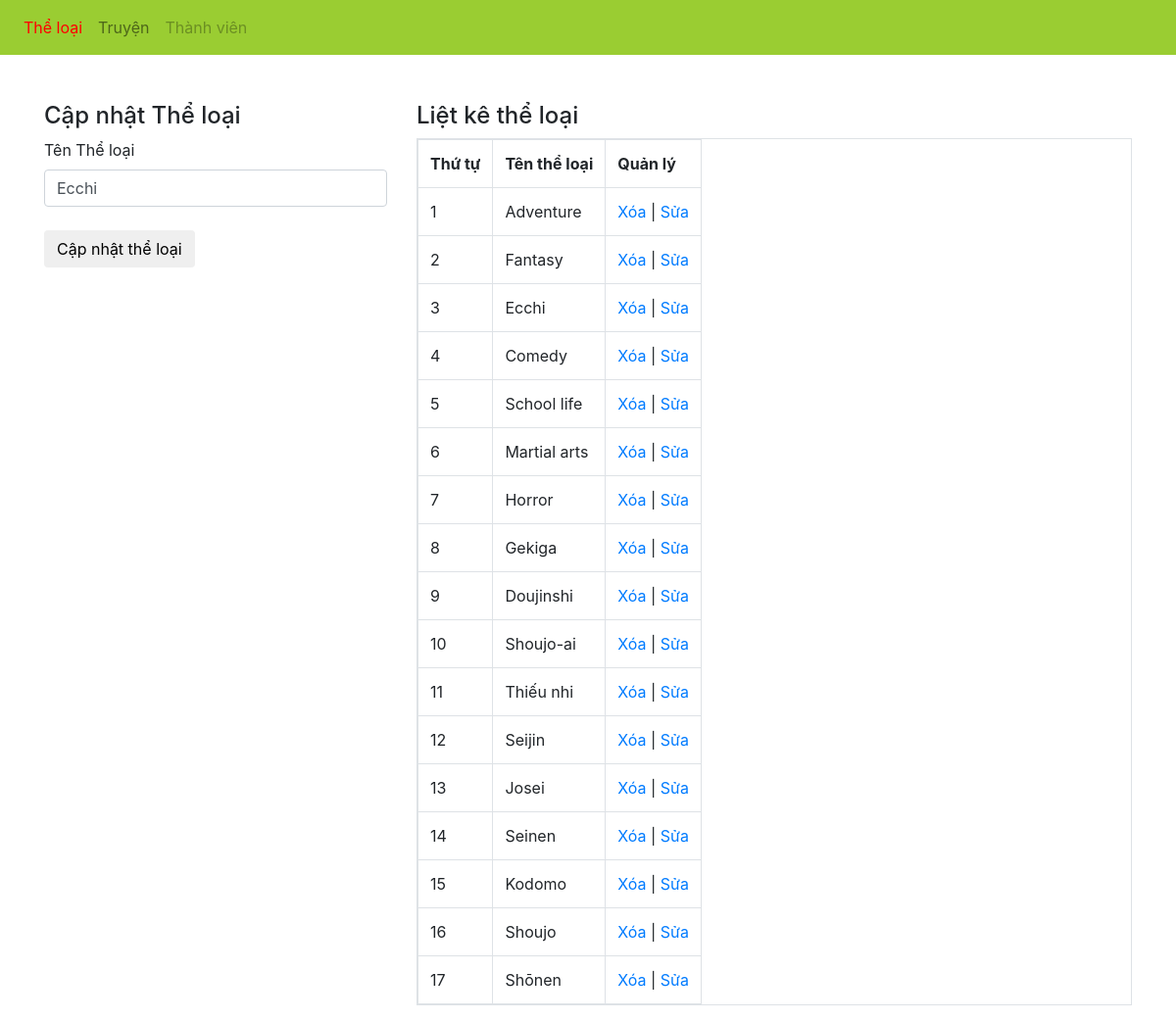
The page /admin/xulytheloai.php?quanly=capnhat&Id=21 on the database its author committed.
### tables this page shows
CREATE TABLE `theloai` (
  `Id_TL` int(11) NOT NULL,
  `TenTL` varchar(100) NOT NULL
);

### admin/xulytheloai.php (the view, shortened to what this page needs)
<?php
include('../model/ket_noi.php');
?>
<!DOCTYPE html>
<html>
<head>
<link href="../css/bootstrap.css" rel="stylesheet" type="text/css" media="all" />
</head>
<body>
<nav class="navbar navbar-expand-lg navbar-light bg-light">
    <div class="collapse navbar-collapse" id="navbarNav">
        <ul class="navbar-nav">
        <li class="nav-item">
            <a class="nav-link" href="xulytheloai.php" style="color:red">Thể loại</a>
        </li>
        <li class="nav-item">
            <a class="nav-link" href="xulytruyen.php">Truyện</a>
        </li>
        <li class="nav-item">
            <a class="nav-link disabled" href="xulykhachhang.php">Thành viên</a>
        </li>
        </ul>
    </div>
    </nav><br> <br>
    <div class="container">
        <div class="row">
            <?php
            if(isset($_GET['quanly'])=='capnhat'){
                $id_capnhat=$_GET['Id'];
                $sql_capnhat=mysqli_query($conn,"select * from theloai where Id_TL='$id_capnhat'");
                $row_capnhat=mysqli_fetch_array($sql_capnhat);
                ?>
                <div class="col-md-4">
                <h4>Cập nhật Thể loại</h4>
                <label>Tên Thể loại</label>
                <form action="" method="POST">
                    <input type="text" class="form-control" name="theloai" value="<?php echo $row_capnhat['TenTL'] ?>"><br>
                    <input type="submit" name="capnhattheloai" value="Cập nhật thể loại" class="btn btn-default">
                </form>
                </div>
            <?php
            }
            ?>
            <div class="col-md-8">
            <h4>Liệt kê thể loại</h4>
            <?php
            $sql_select=mysqli_query($conn,"select * from theloai order by Id_TL desc")
            ?>
            <table class="table table-responsive table-bordered ">
                <tr>
                    <th>Thứ tự</th>
                    <th>Tên thể loại</th>
                    <th>Quản lý</th>
                </tr>
                <?php
                $i=0;
                while($row_theloai=mysqli_fetch_array($sql_select)){
                    $i++;
                ?>
                <tr>
                    <td><?php echo $i ?></td>
                    <td><?php echo $row_theloai['TenTL'] ?></td>
                    <td><a href="?xoa=<?php echo $row_theloai['Id_TL'] ?>">Xóa</a> | <a href="?quanly=capnhat&Id=<?php echo $row_theloai['Id_TL'] ?>">Sửa</a></td>
                </tr>
                <?php
                }
                ?>
            </table>
            </div>
        </div>
    </div>
</body>
</html>

### rows shown on the page
theloai: theloai "Ecchi", TenTL "Ecchi"
theloai: TenTL "Adventure"
theloai: TenTL "Fantasy"
theloai: TenTL "Comedy"
theloai: TenTL "School life"
theloai: TenTL "Martial arts"
theloai: TenTL "Horror"
theloai: TenTL "Gekiga"
theloai: TenTL "Doujinshi"
theloai: TenTL "Shoujo-ai"
theloai: TenTL "Thiếu nhi"
theloai: TenTL "Seijin"
theloai: TenTL "Josei"
theloai: TenTL "Seinen"
theloai: TenTL "Kodomo"
theloai: TenTL "Shoujo"
theloai: TenTL "Shōnen"
